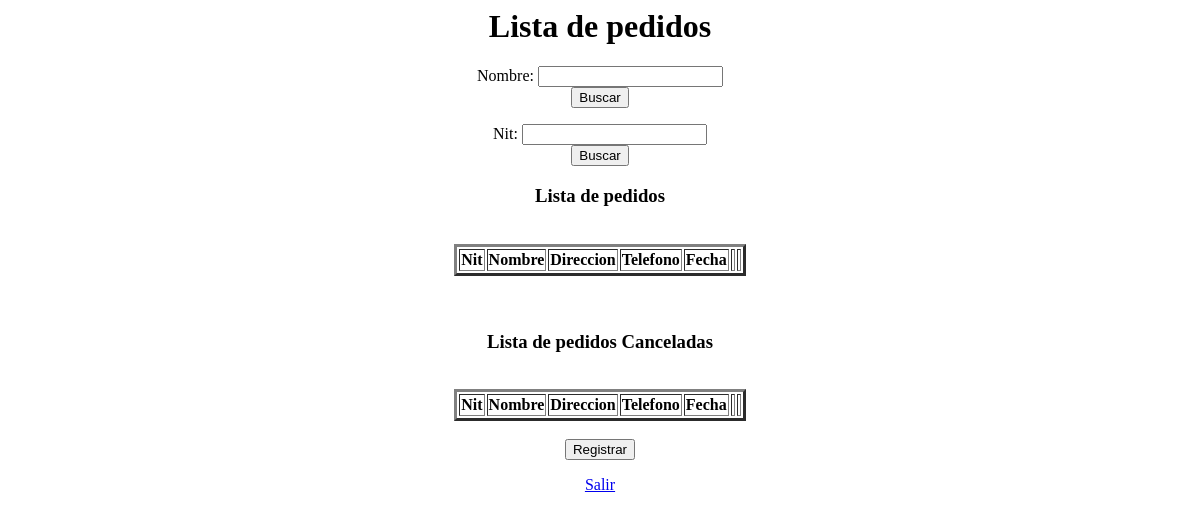
Before: /Pedidos/index.php with the older database file.
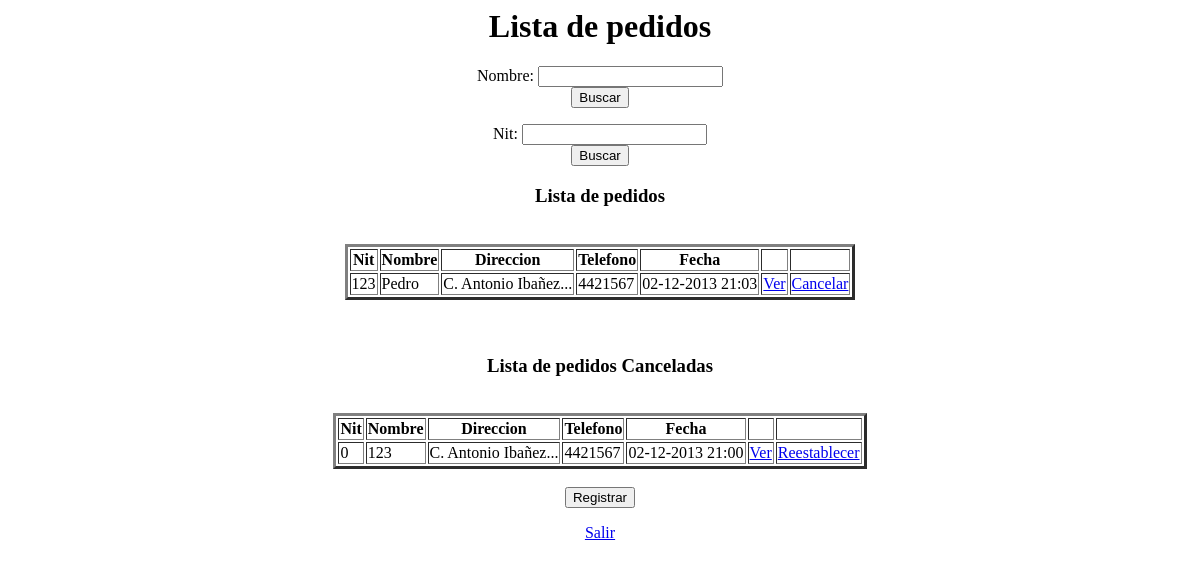
After: the same page with the newer database file.
### tables this page shows
CREATE TABLE IF NOT EXISTS `pedido` (
  `cod_pedido` bigint(20) NOT NULL AUTO_INCREMENT,
  `nombre` varchar(40) NOT NULL,
  `nit` bigint(12) NOT NULL,
  `direccion` varchar(50) NOT NULL,
  `telefono` bigint(12) NOT NULL,
  `fecha` datetime NOT NULL,
  `estado` tinyint(1) NOT NULL,
  PRIMARY KEY (`cod_pedido`)
);

### Pedidos/index.php (the view, shortened to what this page needs)
<HTML>
	<HEAD>
		<?php require("../db/conexion_db.php");
		function mostrar_datos($res) {
			while($row=mysql_fetch_row($res)){
				$id=$row[0];
				$estado=$row[6];
				echo "<TR>";
				echo "<TD>".$row[2]."</TD>";
				echo "<TD>".$row[1]."</TD>";
				echo "<TD>".substr($row[3], 0, 20)."..."."</TD>";
				echo "<TD>".$row[4]."</TD>";
				echo "<TD>".date_create($row[5])->format('d-m-Y H:i')."</TD>";
				echo "<TD>"."<a href=\"ver_pedido.php?aux=$id\">Ver</a>"."</TD>";
				if ($row[6])
					echo "<TD>"."<a href=\"cancelar_pedido.php?aux=$id&estado=$estado\">Cancelar</a>"."</TD>";
				else
					echo "<TD>"."<a href=\"cancelar_pedido.php?aux=$id&estado=$estado\">Reestablecer</a>"."</TD>";
				echo "</TR>";
			}
		}
		function obtener_datos($nit, $nombre, $estado){
			if (!is_null($nit)) {
				$res=mysql_query("SELECT * FROM pedido where estado='$estado' and nit = '$nit'");
			} else {
				if (!is_null($nombre)){
					$res=mysql_query("SELECT * FROM pedido where estado='$estado' and nombre like '%$nombre%'");
				} else {
					$res=mysql_query("SELECT * FROM pedido where estado='$estado'");
				}
			}
			mostrar_datos($res);
		}
		function llenarTablas($estado){
			if(isset($_GET["Buscar"])){
				if(isset($_GET["nit"])){
					obtener_datos($_GET["nit"], null, $estado);
				} else {
					if(isset($_GET["nombre"])){
						obtener_datos(null, $_GET["nombre"], $estado);
					} else {
						obtener_datos(null, null, $estado);
					}
				}
			} else {
				obtener_datos(null, null, $estado);
			}
		}
		?>
	</HEAD>
	<BODY>
		<CENTER><H1>Lista de pedidos</H1>
		<FORM NAME="Datos1" Method="get" Action="index.php">
			Nombre: <INPUT TYPE=Text NAME="nombre"><BR>
			<INPUT TYPE=Submit NAME="Buscar" VALUE="Buscar"><DD></DD>
		</FORM>
		<FORM NAME="Datos2" Method="get" Action="index.php">
			Nit: <INPUT TYPE=Text NAME="nit"><BR>
			<INPUT TYPE=Submit NAME="Buscar" VALUE="Buscar"><DD></DD>
		</FORM>
			<H3>Lista de pedidos</H3><br>
			<TABLE BORDER=3>
				<TR>
					<TH>Nit</TH>
					<TH>Nombre</TH>
					<TH>Direccion</TH>
					<TH>Telefono</TH>
					<TH>Fecha</TH>
					<TH></TH>
					<TH></TH>
				</TR>
				<?php
					llenarTablas(1);
				?>
			</TABLE>
			<BR><BR>
			<H3>Lista de pedidos Canceladas</H3><br>
			<TABLE BORDER=3>
				<TR>
					<TH>Nit</TH>
					<TH>Nombre</TH>
					<TH>Direccion</TH>
					<TH>Telefono</TH>
					<TH>Fecha</TH>
					<TH></TH>
					<TH></TH>
				</TR>
				<?php
					llenarTablas(0);
				?>
			</TABLE>
			<br>
			<form action="registrar_pedido.php">
				<input type = "submit" name="Registrar" value = "Registrar">
			</form>
			<a href="../salir.php">Salir</a>
		</CENTER>
	</BODY>
</HTML>

Changed rows visible on the page:
added pedido: nit "123", nombre "Pedro", direccion "C. Antonio Ibañez", telefono "4421567", fecha "02-12-2013 21:03"
added pedido: nit "0", nombre "123", direccion "C. Antonio Ibañez", telefono "4421567", fecha "02-12-2013 21:00"
